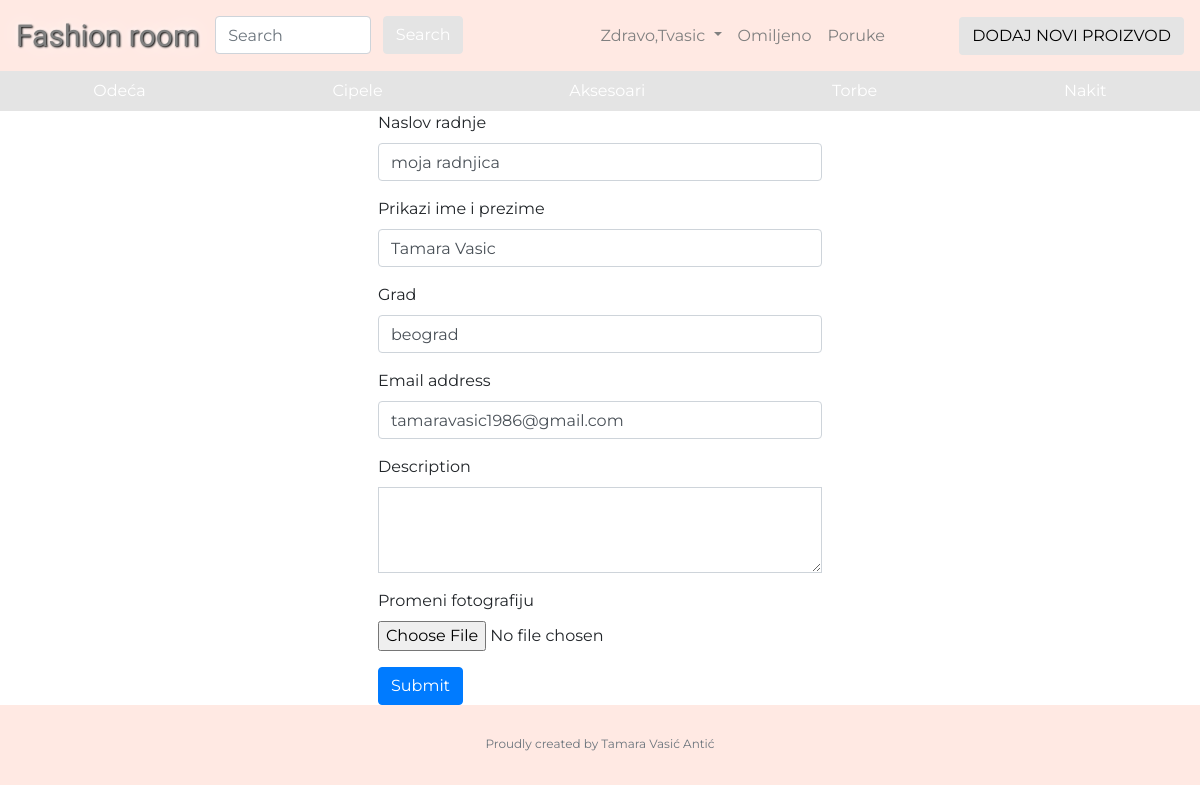
/Postavke/index/ (signed in), run on the app's committed database.
### tables this page shows
CREATE TABLE `korisnici` (
  `id` int(11) NOT NULL AUTO_INCREMENT,
  `first_name` varchar(45) NOT NULL,
  `last_name` varchar(45) NOT NULL,
  `username` varchar(45) NOT NULL,
  `password` varchar(45) NOT NULL,
  `email` varchar(100) NOT NULL,
  `slika` varchar(100) DEFAULT 'default.jpg',
  `naslov_radnje` varchar(45) DEFAULT NULL,
  `email_prikaz` varchar(100) DEFAULT NULL,
  `grad` varchar(45) DEFAULT NULL,
  `opis` longtext,
  `ime_I_prezime_prikaz` varchar(45) DEFAULT NULL,
  PRIMARY KEY (`id`)
);

### controller/Postavke.php (called while the page is built, shortened)
<?php
class Postavke extends Controller{
	public function index(){
		$this->data['content1']=KorisniciDB::stariPodaci();
		$this->show_view('postavke');
	}
}

### model/DB.php (called while the page is built, shortened)
<?php
class DB{
	private static $conn;
	private static function getInstance(){
		return self::$conn;
	}
	private function __construct(){
		self::$conn = mysqli_connect(DB_HOST,DB_USER,DB_PASS,DB_NAME);
		self::$conn->set_charset('utf8');
	}
	protected static function executeSQL($sql) {
		$db = self::getInstance();
		$req = $db->query($sql);
		return $req;
	}
}

### model/KorisniciDB.php (called while the page is built, shortened)
<?php
class KorisniciDB extends DB{
		public static function stariPodaci(){
		$username=$_SESSION['username'];
		$password=$_SESSION['password'];
		$sql="SELECT naslov_radnje,ime_i_prezime_prikaz,grad,email_prikaz,opis FROM korisnici WHERE username='$username' and password='$password'";
		$req = self::executeSQL($sql);
		$rez = $req->fetch_all(MYSQL_ASSOC);
		return $rez;
	}
}
?>

### view/postavke.php (the view)
<div class="postavke">
<form method="POST" action="<?php echo ROOT_PATH; ?>Postavke/izmeniPodatke/" enctype="multipart/form-data" >
  <div class="form-group">
    <label for="naslov_radnje">Naslov radnje</label>
    <input type="text" class="form-control" id="naslov_radnje" name="naslov_radnje"  value="<?php echo $this->data['content1'][0]['naslov_radnje']; ?>">
  </div>
  <div class="form-group">
    <label for="ime_i_prezime">Prikazi ime i prezime</label>
    <input type="text" class="form-control" id="ime_i_prezime" name="ime_i_prezime" value="<?php echo $this->data['content1'][0]['ime_i_prezime_prikaz']; ?>">
  </div>
  <div class="form-group">
    <label for="grad">Grad</label>
    <input type="text" class="form-control" id="grad" name="grad"  value="<?php echo $this->data['content1'][0]['grad']; ?>">
  </div>
  <div class="form-group">
    <label for="email">Email address</label>
    <input type="email" class="form-control" id="email" name="email" aria-describedby="emailHelp" value="<?php echo $this->data['content1'][0]['email_prikaz']; ?>">
  </div>
  <div class="form-group">
            <label for="description">Description</label>
            <textarea class="form-control rounded-0" id="description" name="description" rows="3" maxlength="250" wrap="hard" ></textarea>
    </div>
   <div class="form-group">
    <label for="profilna_slika">Promeni fotografiju</label>
    <input type="file" class="form-control-file" id="profilna_slika" name="profilna_slika">
  </div>
  <button type="submit" class="btn btn-primary" name="submit">Submit</button>
</form>
</div>

### assets/css/main.css (style rules this page uses)
body { font-family: 'Montserrat'; }
.postavke { display: block; width: 40%; margin: 0 auto; }

### data on the page
korisnici: naslov_radnje "moja radnjica", ime_i_prezime "Tamara Vasic", grad "beograd", email "tamaravasic1986@gmail.com"

### other printed values
$_SESSION['username'] "Tvasic"
